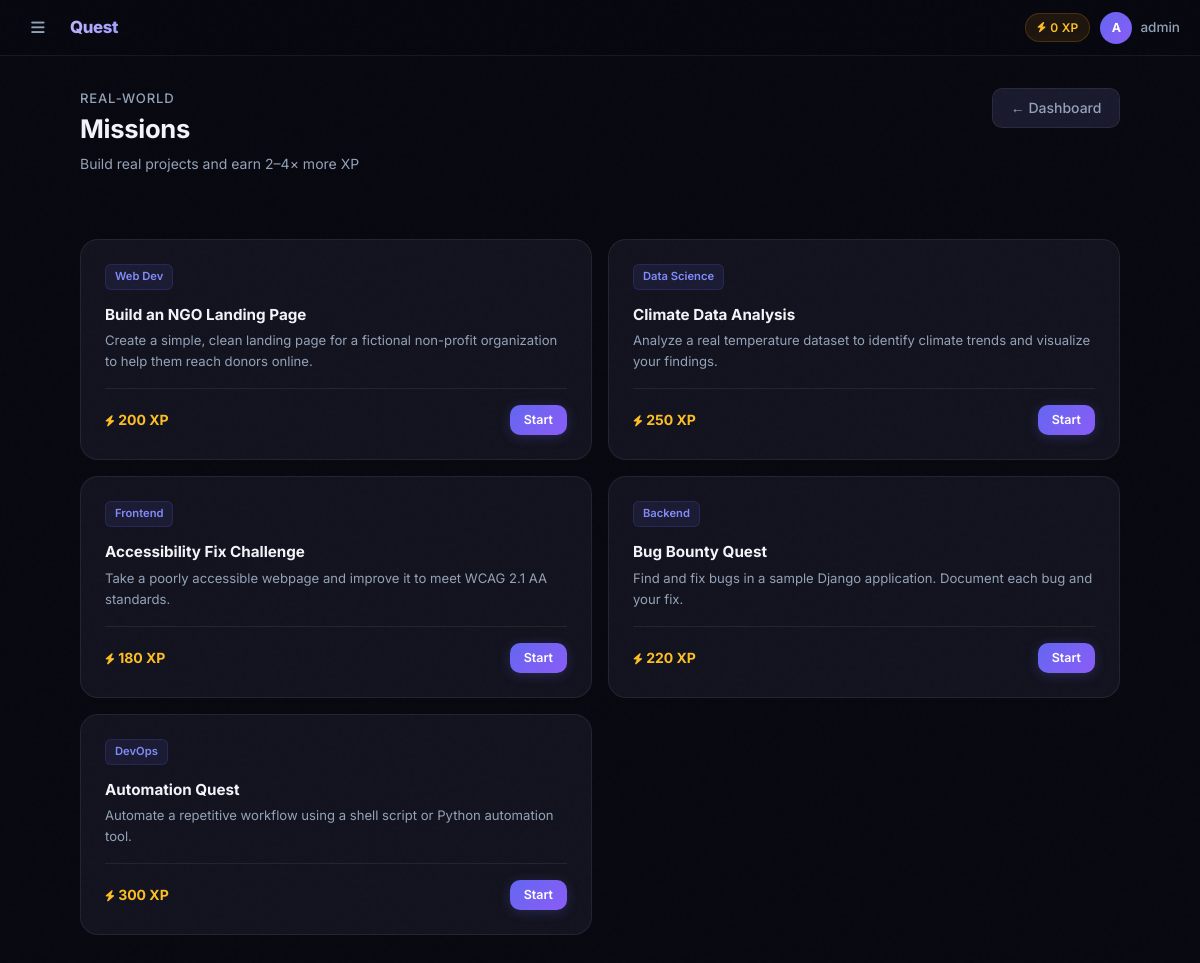
The app's page /missions/ (signed in) with its own data.
### quests/models.py (models this page shows, shortened)
class UserProfile(models.Model):
    user    = models.OneToOneField(User, on_delete=models.CASCADE)
    xp      = models.IntegerField(default=0)
    level   = models.IntegerField(default=1)
    streak  = models.IntegerField(default=0)

class Mission(models.Model):
    SKILL_CHOICES = [
        ('Web Dev',      'Web Dev'),
        ('Data Science', 'Data Science'),
        ('Frontend',     'Frontend'),
        ('Backend',      'Backend'),
        ('DevOps',       'DevOps'),
        ('Other',        'Other'),
    ]
    STATUS_CHOICES = [
        ('open',   'Open'),
        ('closed', 'Closed'),
    ]
    title       = models.CharField(max_length=200)
    description = models.TextField()
    task        = models.TextField(help_text='Detailed task instructions for the user.')
    skill       = models.CharField(max_length=50, choices=SKILL_CHOICES, default='Other')
    xp_reward   = models.IntegerField(default=150)
    status      = models.CharField(max_length=10, choices=STATUS_CHOICES, default='open')
    created_at  = models.DateTimeField(auto_now_add=True)

### quests/views.py (the view)
# urls.py: path('missions/',                     views.mission_list,   name='mission_list'),
@login_required
def mission_list(request):
    missions = Mission.objects.filter(status='open')
    submitted_ids = MissionSubmission.objects.filter(
        user=request.user).values_list('mission_id', flat=True)
    submissions = {s.mission_id: s for s in MissionSubmission.objects.filter(user=request.user)}
    return render(request, 'missions.html', {
        'missions': missions,
        'submitted_ids': list(submitted_ids),
        'submissions': submissions,
    })

### quests/templates/missions.html (shortened to what this page needs)
{% extends 'base.html' %}
{% block content %}
<div class="d-flex align-items-start justify-content-between mb-5 flex-wrap gap-3">
  <div>
    <p style="color:var(--text-2);font-size:.82rem;font-weight:500;text-transform:uppercase;letter-spacing:.8px;margin-bottom:.3rem;">Real-world</p>
    <h1 class="page-title" style="font-size:1.6rem;">Missions</h1>
    <p class="page-sub">Build real projects and earn 2–4× more XP</p>
  </div>
  <a href="{% url 'dashboard' %}" class="btn-ghost">← Dashboard</a>
</div>
<div class="row g-3">
  {% for mission in missions %}
  <div class="col-md-6">
    <div class="card p-4 h-100 card-lift d-flex flex-column {% if mission.id in submitted_ids %}opacity-75{% endif %}">
      <div class="d-flex justify-content-between align-items-start mb-3">
        <span style="background:rgba(99,102,241,.1);color:var(--indigo-2);border:1px solid rgba(99,102,241,.18);padding:3px 9px;border-radius:6px;font-size:.7rem;font-weight:600;">{{ mission.skill }}</span>
      </div>
      <h5 style="font-weight:700;font-size:.95rem;color:var(--text);margin-bottom:.4rem;">{{ mission.title }}</h5>
      <p style="color:var(--text-2);font-size:.82rem;line-height:1.6;flex-grow:1;margin:0;">{{ mission.description|truncatechars:120 }}</p>
      <div class="d-flex justify-content-between align-items-center mt-3 pt-3" style="border-top:1px solid var(--border);">
        <span style="color:var(--amber-2);font-weight:700;font-size:.875rem;"><i class="fas fa-bolt" style="font-size:.7rem;"></i> {{ mission.xp_reward }} XP</span>
        <a href="{% url 'mission_detail' mission.id %}" class="btn-primary-ql" style="padding:5px 14px;font-size:.78rem;">
          {% if mission.id in submitted_ids %}View{% else %}Start{% endif %}
        </a>
      </div>
    </div>
  </div>
  {% endfor %}
</div>
{% endblock %}

### quests/templates/base.html (shortened to what this page needs)
<!DOCTYPE html>
<html lang="en">
<head>
  <link href="https://cdn.jsdelivr.net/npm/bootstrap@5.3.0/dist/css/bootstrap.min.css" rel="stylesheet">
  <link href="https://cdnjs.cloudflare.com/ajax/libs/font-awesome/6.4.0/css/all.min.css" rel="stylesheet">
</head>
<body>
<header class="topbar">
  {% if user.is_authenticated %}
  <button class="hamburger" id="sbToggle" aria-label="Menu">
    <i class="fas fa-bars"></i>
  </button>
  {% endif %}
  <a class="topbar-brand" href="{% url 'home' %}">Quest<span>Learn</span></a>
  <div class="topbar-right">
    {% if user.is_authenticated %}
      <span class="xp-chip d-none d-sm-flex align-items-center gap-1">
        <i class="fas fa-bolt" style="font-size:.65rem;"></i> {{ user.userprofile.xp }} XP
      </span>
      <div class="dropdown">
        <a href="#" class="dropdown-toggle d-flex align-items-center gap-2" data-bs-toggle="dropdown">
          <div class="avatar">{{ user.username|first|upper }}</div>
          <span class="d-none d-md-inline" style="color:var(--text-2);font-size:.845rem;font-weight:500;">{{ user.username }}</span>
        </a>
      </div>
    {% else %}
      <a href="{% url 'login' %}" class="btn-ghost btn-sm">Sign in</a>
      <a href="{% url 'signup' %}" class="btn-primary-ql btn-sm">Get started</a>
    {% endif %}
  </div>
</header>
<div class="main-wrap">
  <div class="page fade-up">
    {% block content %}{% endblock %}
  </div>
</div>
</body>
</html>

### quests/templates/base.html (style rules this page uses)
:root { --bg: #080810; --bg-2: #0d0d1a; --bg-3: #111120; --surface: #13131f; --surface-2: #1a1a2e; --border: rgba(255,255,255,.07); --border-2: rgba(255,255,255,.12); --indigo: #6366f1; --indigo-2: #818cf8; --violet: #8b5cf6; --violet-2: #a78bfa; --amber: #f59e0b; --amber-2: #fbbf24; --emerald: #10b981; --emerald-2: #34d399; --rose: #f43f5e; --rose-2: #fb7185; --text: #f1f5f9; --text-2: #94a3b8; --text-3: #475569; --sidebar-w: 260px; --topbar-h: 56px; --radius: 12px; --radius-lg: 18px; }
*, *::before, *::after { box-sizing: border-box; margin: 0; padding: 0; }
html { scroll-behavior: smooth; }
body { background: var(--bg); color: var(--text); font-family: 'Inter', system-ui, sans-serif; font-size: 15px; line-height: 1.6; min-height: 100vh; overflow-x: hidden; -webkit-font-smoothing: antialiased; }
a { text-decoration: none; color: inherit; }
body::after { content: ''; position: fixed; inset: 0; pointer-events: none; z-index: 9999; opacity: .4; }
.topbar { position: fixed; top: 0; left: 0; right: 0; height: var(--topbar-h); background: rgba(8,8,16,.85); backdrop-filter: blur(24px) saturate(180%); -webkit-backdrop-filter: blur(24px) saturate(180%); border-bottom: 1px solid var(--border); display: flex; align-items: center; padding: 0 1.25rem; gap: .875rem; z-index: 900; }
.topbar-brand { font-size: 1.05rem; font-weight: 800; letter-spacing: -.4px; background: linear-gradient(135deg, #c4b5fd, #818cf8); -webkit-background-clip: text; -webkit-text-fill-color: transparent; background-clip: text; white-space: nowrap; }
.topbar-brand span { opacity: .5; font-weight: 400; }
.hamburger { background: none; border: none; cursor: pointer; width: 36px; height: 36px; border-radius: 9px; color: var(--text-2); font-size: .95rem; display: flex; align-items: center; justify-content: center; transition: background .15s, color .15s; flex-shrink: 0; }
.topbar-right { margin-left: auto; display: flex; align-items: center; gap: .625rem; }
.xp-chip { background: rgba(245,158,11,.1); border: 1px solid rgba(245,158,11,.2); color: var(--amber-2); padding: 4px 11px; border-radius: 99px; font-size: .75rem; font-weight: 600; letter-spacing: .2px; }
.avatar { width: 32px; height: 32px; border-radius: 50%; background: linear-gradient(135deg, var(--indigo), var(--violet)); display: flex; align-items: center; justify-content: center; font-weight: 700; font-size: .78rem; color: #fff; border: 1.5px solid rgba(99,102,241,.35); flex-shrink: 0; }
.main-wrap { padding-top: var(--topbar-h); min-height: 100vh; position: relative; z-index: 1; }
.page { max-width: 1080px; margin: 0 auto; padding: 2rem 1.25rem; }
.card { background: var(--surface); border: 1px solid var(--border); border-radius: var(--radius-lg); transition: border-color .2s, box-shadow .2s, transform .2s; }
.btn-primary-ql { background: linear-gradient(135deg, var(--indigo), var(--violet)); color: #fff; border: none; border-radius: 10px; font-weight: 600; font-size: .875rem; padding: .55rem 1.25rem; transition: all .2s; box-shadow: 0 2px 12px rgba(99,102,241,.25); cursor: pointer; display: inline-flex; align-items: center; gap: .4rem; }
.btn-ghost { background: var(--surface-2); color: var(--text-2); border: 1px solid var(--border); border-radius: 10px; font-weight: 500; font-size: .875rem; padding: .5rem 1.1rem; transition: all .15s; cursor: pointer; display: inline-flex; align-items: center; gap: .4rem; }
.dropdown-toggle::after { display: none; }
.page-title { font-size: 1.35rem; font-weight: 700; color: var(--text); letter-spacing: -.3px; }
.page-sub { font-size: .875rem; color: var(--text-2); margin-top: 2px; }
.fade-up { animation: fadeUp .35s ease both; }

### records on screen
Mission: skill "Web Dev", title "Build an NGO Landing Page", description "Create a simple, clean landing page for a fictional non-profit organization to help them reach donors online.", xp_reward "200", shows "Start"
Mission: skill "Data Science", title "Climate Data Analysis", description "Analyze a real temperature dataset to identify climate trends and visualize your findings.", xp_reward "250", shows "Start"
Mission: skill "Frontend", title "Accessibility Fix Challenge", description "Take a poorly accessible webpage and improve it to meet WCAG 2.1 AA standards.", xp_reward "180", shows "Start"
Mission: skill "Backend", title "Bug Bounty Quest", description "Find and fix bugs in a sample Django application. Document each bug and your fix.", xp_reward "220", shows "Start"
Mission: skill "DevOps", title "Automation Quest", description "Automate a repetitive workflow using a shell script or Python automation tool.", xp_reward "300", shows "Start"

### other values on screen
{{ user.userprofile.xp }} "0"
{{ user.username|first|upper }} "A"
{{ user.username }} "admin"
